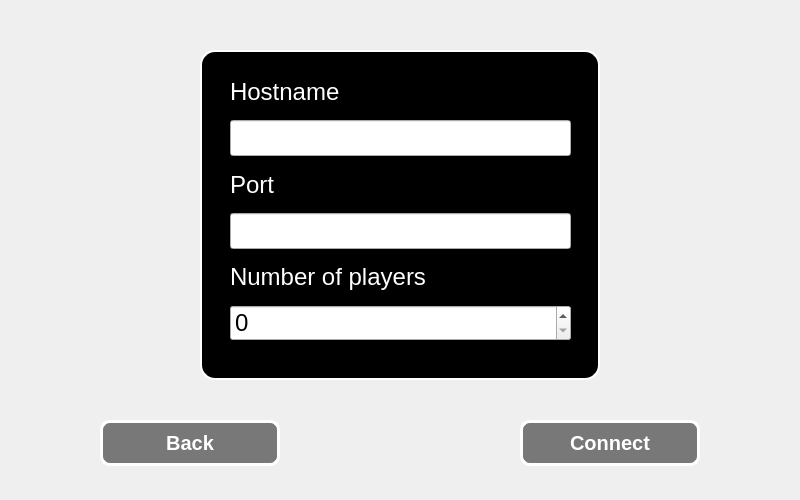
<?xml version="1.0" encoding="UTF-8"?>
<ui version="4.0">
 <class>lobby_form</class>
 <widget class="QDialog" name="lobby_form">
  <property name="geometry">
   <rect>
    <x>0</x>
    <y>0</y>
    <width>800</width>
    <height>500</height>
   </rect>
  </property>
  <property name="windowTitle">
   <string>Join Game</string>
  </property>
  <widget class="QWidget" name="centralwidget">
   <property name="styleSheet">
    <string notr="true">QWidget#centralwidget {
	background-image: url(:/images/background_form.png);
}</string>
   </property>
   <widget class="QWidget" name="formBox" native="true">
    <property name="geometry">
     <rect>
      <x>200</x>
      <y>50</y>
      <width>400</width>
      <height>330</height>
     </rect>
    </property>
    <property name="styleSheet">
     <string notr="true">QWidget#formBox {
    background-color: rgb(0, 0, 0);
    border-radius: 15px;
    border: 2px solid white;
}</string>
    </property>
    <widget class="QWidget" name="verticalLayoutWidget">
     <property name="geometry">
      <rect>
       <x>30</x>
       <y>20</y>
       <width>341</width>
       <height>271</height>
      </rect>
     </property>
     <layout class="QVBoxLayout" name="verticalLayout">
      <item>
       <widget class="QLabel" name="labelHostname">
        <property name="font">
         <font>
          <pointsize>18</pointsize>
         </font>
        </property>
        <property name="styleSheet">
         <string>color: white;</string>
        </property>
        <property name="text">
         <string>Hostname</string>
        </property>
       </widget>
      </item>
      <item>
       <widget class="QLineEdit" name="inputHostname">
        <property name="font">
         <font>
          <pointsize>18</pointsize>
         </font>
        </property>
       </widget>
      </item>
      <item>
       <widget class="QLabel" name="labelPort">
        <property name="font">
         <font>
          <pointsize>18</pointsize>
         </font>
        </property>
        <property name="styleSheet">
         <string>color: white;</string>
        </property>
        <property name="text">
         <string>Port</string>
        </property>
       </widget>
      </item>
      <item>
       <widget class="QLineEdit" name="inputPort">
        <property name="font">
         <font>
          <pointsize>18</pointsize>
         </font>
        </property>
       </widget>
      </item>
      <item>
       <widget class="QLabel" name="labelCantPlayers">
        <property name="font">
         <font>
          <pointsize>18</pointsize>
         </font>
        </property>
        <property name="styleSheet">
         <string>color: white;</string>
        </property>
        <property name="text">
         <string>Number of players</string>
        </property>
       </widget>
      </item>
      <item>
       <widget class="QSpinBox" name="spinBox">
        <property name="font">
         <font>
          <pointsize>18</pointsize>
         </font>
        </property>
       </widget>
      </item>
     </layout>
    </widget>
   </widget>
   <widget class="QPushButton" name="pushButton">
    <property name="geometry">
     <rect>
      <x>100</x>
      <y>420</y>
      <width>180</width>
      <height>46</height>
     </rect>
    </property>
    <property name="font">
     <font>
      <family>Segoe UI</family>
      <pointsize>-1</pointsize>
      <bold>true</bold>
     </font>
    </property>
    <property name="styleSheet">
     <string notr="true">QPushButton {
    border: 3px solid white;
    background-color: rgba(0, 0, 0, 0.5);
    color: white;
    font-weight: bold;
    font-size: 20px;
    border-radius: 10px;
	height: 40px;
}</string>
    </property>
    <property name="text">
     <string>Back</string>
    </property>
   </widget>
   <widget class="QPushButton" name="pushButton_2">
    <property name="geometry">
     <rect>
      <x>520</x>
      <y>420</y>
      <width>180</width>
      <height>46</height>
     </rect>
    </property>
    <property name="font">
     <font>
      <family>Segoe UI</family>
      <pointsize>-1</pointsize>
      <bold>true</bold>
     </font>
    </property>
    <property name="styleSheet">
     <string notr="true">QPushButton {
    border: 3px solid white;
    background-color: rgba(0, 0, 0, 0.5);
    color: white;
    font-weight: bold;
    font-size: 20px;
    border-radius: 10px;
	height: 40px;
}</string>
    </property>
    <property name="text">
     <string>Connect</string>
    </property>
   </widget>
  </widget>
 </widget>
 <resources/>
 <connections/>
</ui>
